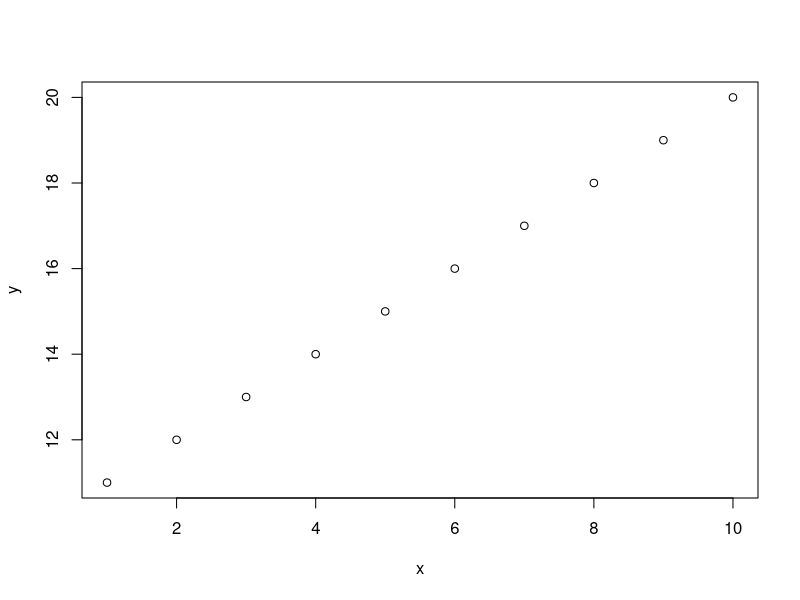
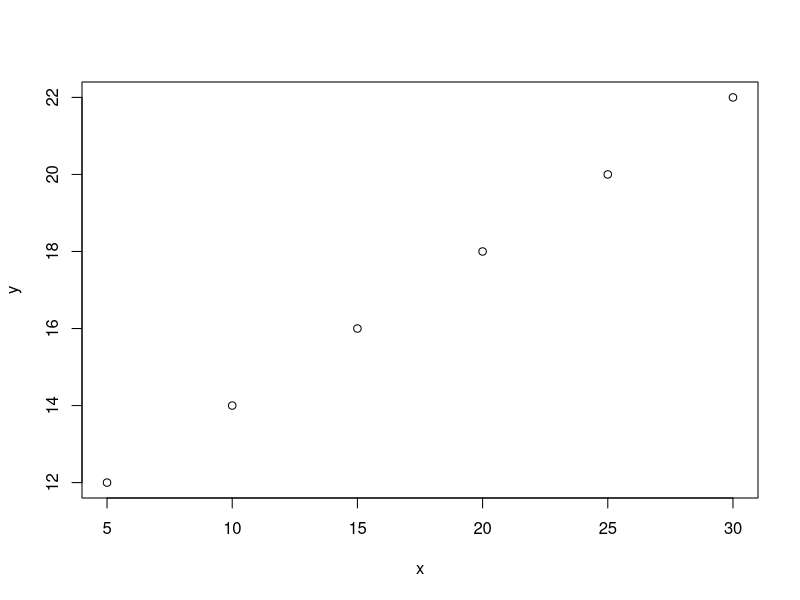
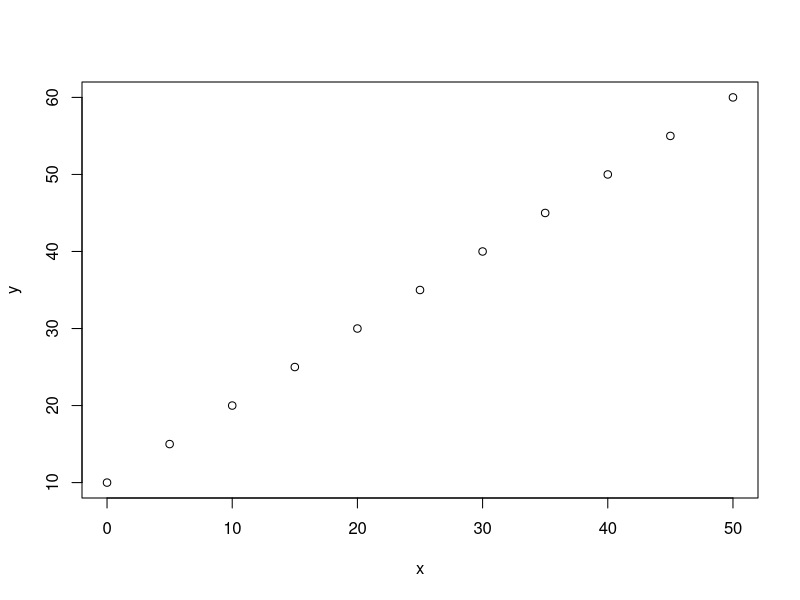
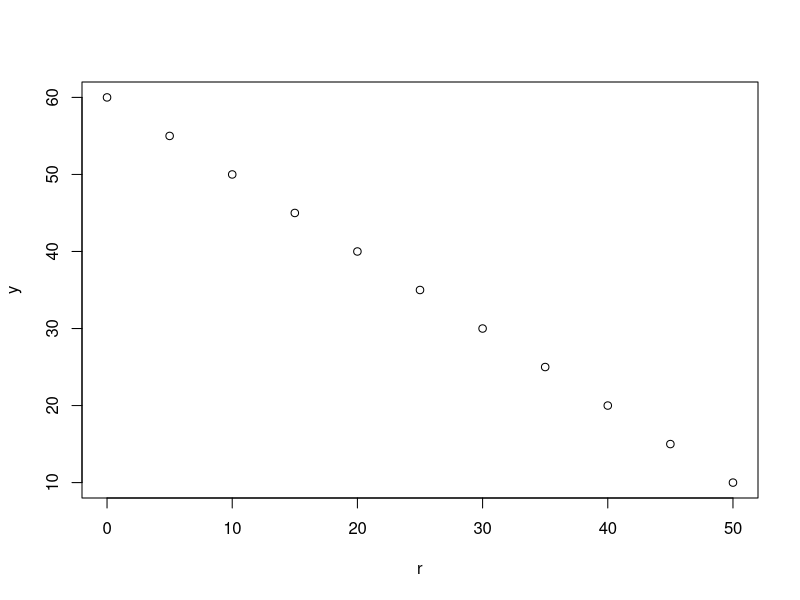
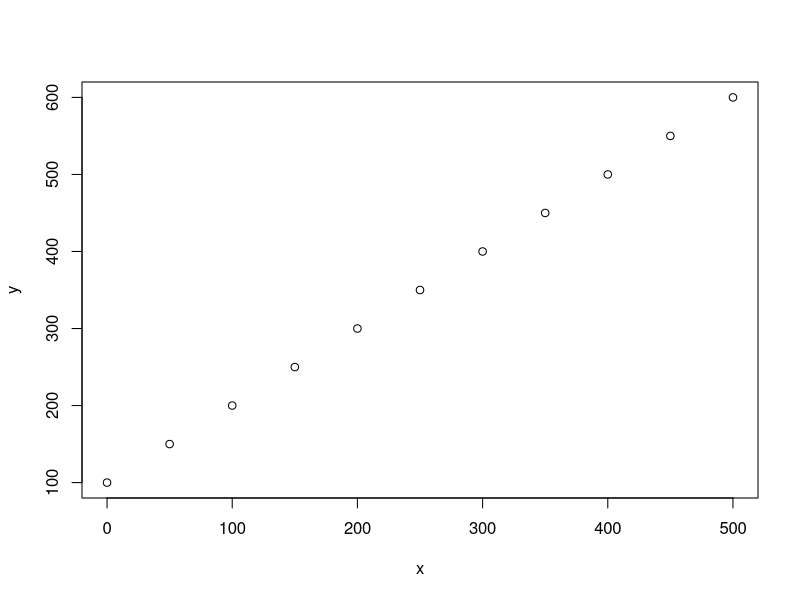
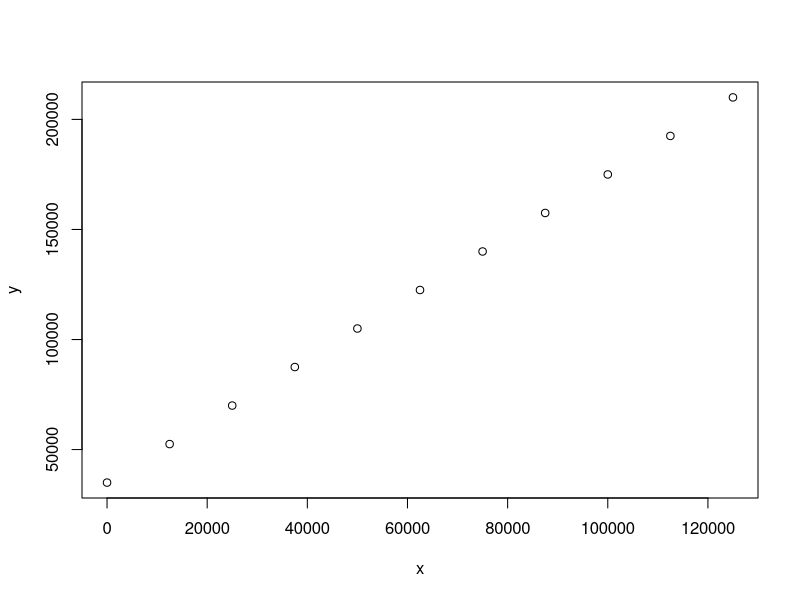
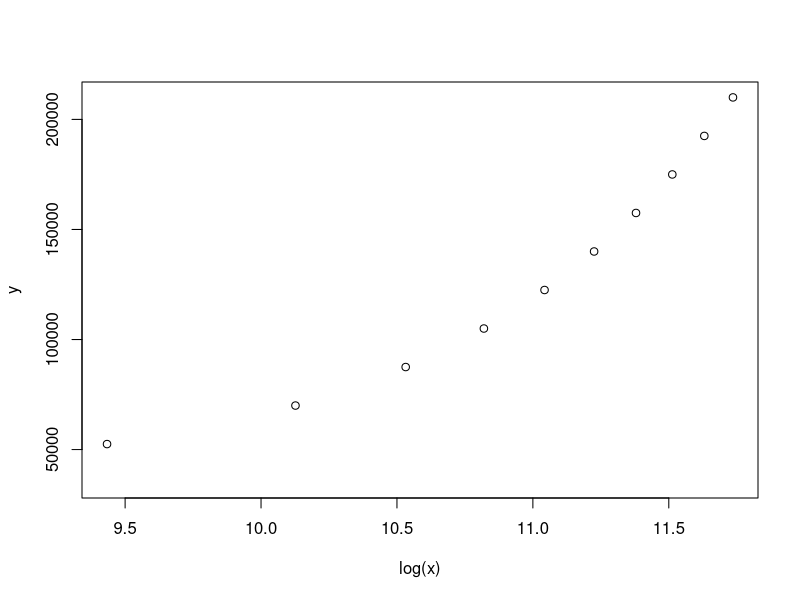
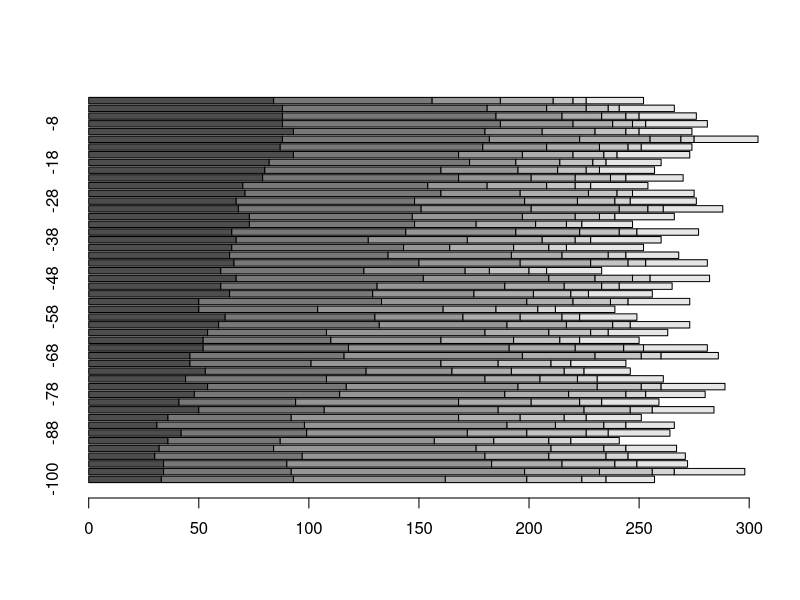

Generate these figures, in order, with R:
###Building code for APD Practical workshop.

#Reading and manipulating data.

#Vectors

x = 5
y = 6

#Can also be multiple things.

x = 1:10
y = 11:20

plot(x, y)

#Key function, concatinate c()

#Basic structure c(thing, thing, thing, thing)

x = c(5,10,15,20,25,30)
y = c(12,14,16,18,20,22)

plot(x, y)

#We can also make charcater and logical vectors.

z = c("This", "is", "not", "a", "character", "vector")
t = c(TRUE, TRUE, FALSE, TRUE, TRUE, TRUE)

#These can interact and we can subset the one by the other by using [].

z[t == TRUE]

#This also works for numeric objects and we can pull a single value with x[position]

x[2]

#Tools for generating/manipulating vectors: sequence

#Basic structure is seq(first, last, by)

x = c(seq(0, 50, 5))
y = c(seq(10, 60, 5))

plot(x, y)

#This gives us sequences from 0-50 and 10-60 (respectively) by 5.

#These are easily reversed - rev(object)

r = rev(x)

plot(r, y)

#One of R's advantages is that you apply transformations evenly and explicitly.

x = x*10
y = y*10

plot(x, y)

#You can also derive statistics from vectors.

mean(x)
mean(y)
median(c(x, y))
mean(c(x,y))
max(x)
min(x)

#You can tranform a vector by the result of its own statistic.

x = x * mean(x)
y = y * mean(y)

plot(x, y)

#R executes the commands in the order that it reads them. Thus, you can use functions within other functions.

#Here, R will start the plot function, then use the log function "log(x)" on x create a plot against y.

plot(log(x), y)

#Vectors are useful, but a matrix is even more useful.

#Like vectors, we can conjure a matrix by explicitly defining it. We use 1:100 as the data and R fills a matrix with integers from 1-100. 

x = matrix(1:100, nrow = 10, ncol = 10)

#You can read portions of this data using []. The difference between a matrix and a vector is now you have a two-dimensional address [row, column]

x[4, 5]

#You can pull ranges of numbers as well

x[4:5, 5]

#You can pull entire rows by leaving the y (column) position empty

x[4, ]

#You can pull entire columns by leaving the x (row) position empty

x[ ,5]

#Quickly generating a random dataset.

#Here, we insert the sample() function into the matrix() function to make a 10 x 10 matrix of randomly selected values between 1:100.

RDM1234 = matrix( sample(1:100, 100, replace=TRUE), nrow = 10, ncol = 10)

#This could be a bit more realistic, let's give some probability distributions to it.

#This requires a bit of planning. We want more of some elements (1-5) and less of other elements (6-10). First fifty draws are going up per row of 10, second fifty are going down...

RDM1234[ ,1:5] = sample(1:100, 50, replace = TRUE, prob = c(rep(0.1, 50), seq(0.51, 1, 0.01)))

RDM1234[ ,6:10] = sample(1:100, 50, replace = TRUE, prob = c(seq(0.51, 1, 0.01), rep(0.1, 50)))

#We can see the impact we're having by looking at the  means of every column. Here, we use handy functions that work well with matrices.

#apply() lets us use a function on each column of a dataset. Form is apply(dataset, column (2) or row (1), function name)

apply(RDM1234, 2, mean)

#This gives us a matrix with different overall volumes of our imaginary taxa, but we don't see any change with depth.

#rnorm() lets us do this, giving us random normal distribution with a moving average.

rnorm(50, c( seq(25, 50, 0.5)), sd=5)

#Still looks like we're building the dataset by individual columns. So, we need to define ranges for these values as well as sds.

#This means we need a table with 50 rows and three columns.

FAKE_ECO = matrix(nrow = 7, ncol = 3)

#Three hyper abundant types with high counts, two are increasing, one decreasing.

FAKE_ECO[1,]=c(30,90,5)
FAKE_ECO[2,]=c(50,90,8)
FAKE_ECO[3,]=c(90,20,12)

#Three less abundant types, all decreasing.

FAKE_ECO[4,]=c(30,20,5)
FAKE_ECO[5,]=c(25,10,2)
FAKE_ECO[6,]=c(10,5,0.2)

#One type deviating around average

FAKE_ECO[7,]=c(25,26,3)

#Make fake matrix

FAKE1234 = matrix(nrow = 50, ncol = 7)

#Fill fake matrix with rnorm data employing moving averages.

for(i in 1:ncol(FAKE1234)){
  FAKE1234[, i] = rnorm(nrow(FAKE1234), c(seq(FAKE_ECO[i,1], FAKE_ECO[i,2], length.out = nrow(FAKE1234))), FAKE_ECO[i,3])
}

#Since we are pretending that these are fake pollen counts, they need to be whole numbers.

FAKE1234 = ceiling(FAKE1234) #Rounding all values up to the nearest integer.

#Add some pretend depths

d = seq(-100,-2, 2) #Depths need to asend for plots to work.

#Make up pretend taxa

taxa = c("Alchornea", "Macaranga", "Syzygium", "Blighia", "Terminalia", "Tetrorchidium", "Nymphaea")

#Doctor up the matrix with depths and fake names.

row.names(FAKE1234) = d
colnames(FAKE1234) = taxa

#This basically works. We've made up a fake dataset!

barplot(t(FAKE1234), horiz = TRUE)

#We can use apply to get sums for each column and create percentages.

FAKEsum = apply(FAKE1234, 1, sum)

#It is worth thinking about how R does this. FAKEsum gives us a vector of sums for each column. 

### When we tell R to divide the FAKE1234 matrix by the FAKEsum vector, it starts at the first row, first column and divides it by the first row sum.
### Then, R moves to the second row  on the first column, dividing by the second row sum.
### This goes on until R gets to the bottom of the column, then it repeats this procedure for each column - cycling through the row sums each time.

#THIS IS IMPORTANT BECAUSE R PREFERS DATA ORGANIZED WITH VARIABLES BY COLUMNS - APD/NEOTOMA DATA IS SAMPLES BY COLUMNS!

FAKEpct = (FAKE1234/FAKEsum)*100

barplot(t(FAKEpct), horiz = TRUE)

#For base R, when we call plotting functions we can use any of the options in the plot() function generally. 
#Here, we add a title to the plot and change the orientation of the y axis labels.

barplot(t(FAKEpct), horiz = TRUE, main = "Fake Core Barplot by %", las=1)

#There are a few ways to get to know more about a given function.
#R Studio nicely brings up the functions options when you begin to enter the text. Type in "barplot" and add the first parentheses "("
#You should see the functions options at this point. For barplot, this suggestion is not very informative.

#The help() function is better. You can also use the "Help" tab in the lower-right window to get more informative results.

help("barplot")

#Functions are really just pre-packaged commands and the options within them allow us to set the conditions of the variables employed within the function.

#Because coding languages require us to act in a systematic fashion, we can use this to make ourselves more efficient. 
#We can make a simple function to calculate the percent of a table of typical pollen data.
#We imagine our possible conditions - tables oriented with taxa as columns or rows.
###We can accomodate multiple possible conditiosn with if() fucntions - we define a condition, then a set of actions within {}. Then we set the other condition.
#Notice that we set the values for necessary variables (flip_axis in this case) when defining the function. These variables then don't have to be defined later.

calculate_percent = function(x, flip_axis = FALSE){
  
  if(flip_axis == TRUE){
    
    x = as.matrix(t(x))
    row_sums = apply(x, 1, sum)
    percent = (x/row_sums)*100
    
  } else {
    
    row_sums = apply(x, 1, sum)
    percent = (x/row_sums)*100
    
  }
  percent
}

#Then we call the function and use the default settings since our table is taxa as columns.

calculate_percent(FAKE1234)

#When using functions, it is important to remember that the results need to be saved as an object in order for us to make use of them.

#We can make this dataset a bit more useful by making it a data frame object. 

FAKEpct = as.data.frame(calculate_percent(FAKE1234))

#R recognizes two kinds of matrix-style objects, which are basically tables.
#Remembering that R recognizes character, logical, and numeric data - a matrix can only contain one data type.
#A data frame can contain multiple data types. It also gives us new tools for navigating the data.

FAKEpct$Alchornea #Calls the Alchornea percents.
FAKEpct[,"Alchornea"] #This is how we call this data in the matrix.

#If you type "FAKEpct$", R Studio brings up all of the columns in your dataset. This can be navigated with the up and down arrows on your keyboard.

#This way, one can easily extract and plot key insights without much work.

plot(FAKEpct$Alchornea, row.names(FAKEpct))

points(FAKEpct$Syzygium, row.names(FAKEpct)) #Notice that we can add data to plots!

#We can fancy up the plots easily by changing plot options.

plot(FAKEpct$Alchornea, row.names(FAKEpct),
     type="o", 
     pch = 1,
     col = "red",
     main = "Fake Data, Alchornea vs. Syzygium",
     xlab = "Depth cm",
     ylab = "Percent of Pollen Sum")

points(FAKEpct$Syzygium, row.names(FAKEpct),
     type="o", 
     pch = 2,
     col = "blue")

#We can customize the plot quite a bit, if we know the right variables to modify.

plot(FAKEpct$Alchornea, row.names(FAKEpct),
     xlim = c(0,50),
     type="o", 
     pch = 1,
     col = "red",
     main = "Fake Data, Alchornea vs. Syzygium",
     xlab = "Depth cm",
     ylab = "Percent of Pollen Sum")

points(FAKEpct$Syzygium, row.names(FAKEpct),
      type="o", 
      pch = 2,
      col = "blue")

points(FAKEpct$Macaranga, row.names(FAKEpct),
      type="o", 
      pch = 3,
      col = "orange")

#We can look for relationships with some basic statistics. Co-variance is extremely simple. 

cov(FAKEpct$Alchornea, FAKEpct$Macaranga)

cov(FAKEpct$Alchornea, FAKEpct$Syzygium)

cov(FAKEpct$Alchornea, FAKEpct$Nymphaea)

### NEED TO THINK ABOUT WHERE WE ARE GOING HERE...

#Other big topics that would be useful
  #Reading and saving data.

MBALA = read.csv("cores/MBALA.csv", header = TRUE)

#Couple ways to read in data, both require specifics for file type.

#Note that the file path begins at the working directory. 

MBALA = read.table("cores/MBALA.csv", header = TRUE, sep = ",")

#Call the object with the Mbalang .csv from Neotoma.

MBALA

#We want just the pollen counts and names, so we use what we know about navigating matrices to find the right starting row/column.
#Use some informative functions to find other values. This can be entered manually, but the code is more portable when it uses functions.

MBALA_pollen = MBALA[7:nrow(MBALA), 6:ncol(MBALA)]

#We isolate the taxonomic info so we can use it later. This includes the "group" info, which we can use for plotting.

MBALA_taxa = MBALA[7:nrow(MBALA),1:2]

#R read the file as a data.frame with character variables. This happens when columns include a mix of numbers and characters.
#The subseet we created is classed the same way. We can confirm this.

class(MBALA_pollen)

#Let's check the individual columns.

class(MBALA_pollen[,1])

#We can use sapply and check all columns.
#Note that we already used apply(), where we had to define which direction to run the function (rows vs columns). The sapply() function defaults to columns.

sapply(MBALA_pollen, class)

#This won't do, so we use apply to make MBALA_pollen numeric. We wrap this in a function that preserves its status as a data.frame

MBALA_num = as.data.frame (apply (MBALA_pollen, 2, as.numeric))

#Let's check this to make sure it's numeric.

sapply(MBALA_num, class)

#If we look at the data, we see there's lots of NAs where the blank values were. Let's make these 0s, which is appropriate in this case.

head(MBALA_num)

MBALA_num[is.na(MBALA_num)] = 0

head(MBALA_num)

#Good. Let's add taxa names for the rows.

row.names(MBALA_num) = MBALA_taxa$name

#Great, we've got numeric data. Let's get on with calculating percents.

#We will sum by taxonomic groups later and get a proper AP sum - for now, let's just get all these values as %.

#Warining, what we are going to do will LOOK right, but it won't work.

MBALA_sum = apply(MBALA_num, 2, sum)

MBALA_pct = (MBALA_num / MBALA_sum) *100

#Let's check to see that each sample's % adds up to 100.

sapply(MBALA_pct, sum)

#Whoops. Looks like they do not. Remember, R divides each column of MBALA_num by each value of MBALA_sum iteratively.

#We can transpose the dataset. Notice that I am again retaining the data.frame setup. Some commands will change the matrix class (t, as.numeric).

tMBALA = data.frame (t (MBALA_num))

#Now we calculate percents.

MBALA_sum = apply(tMBALA, 1, sum) #We use rows this time since table is transposed!

MBALA_pct = (tMBALA / MBALA_sum) *100 

#Let's check the rows sums.

apply(MBALA_pct, 1, sum) 

#We can also use our custom function.

MBALA_pct = as.data.frame( calculate_percent (MBALA_num, flip_axis = TRUE) )

#Check the results. 

apply(MBALA_pct, 1, sum)

#Subsetting and summarizing by ecological data.

###Buildout for making random pollen data table.

FAKE_taxa = c("Cyperaceae undiff.", "Typha", "Poaceae", "Alchornea", "Macaranga", "Celtis", "Blighia", "Sapotaceae undiff.", "Guibourtia demeusei")

FAKE_depth = seq(-200, -2, 2)
FAKEmin = c(40, 10, 20, 80, 50, 30, 5, 10, 5)
FAKEmax = c(10, 2, 50, 20, 10, 20, 15, 20, 25)
FAKEsd = c(5, 1, 10, 20, 15, 5, 2, 5, 2)

FAKE1234 = matrix(nrow = 100, ncol = length(FAKE_taxa))

for(i in 1:ncol(FAKE1234)){
  FAKE1234[, i] = rnorm(nrow(FAKE1234), c(seq(FAKEmin[i], FAKEmax[i], length.out = nrow(FAKE1234))), FAKEsd[i])
}

FAKE1234 = abs( ceiling(FAKE1234) ) #Using abs() to scrub negative values. 

colnames(FAKE1234) = FAKE_taxa
row.names(FAKE1234) = FAKE_depth

FAKEsum = apply(FAKE1234, 1, sum)

FAKEpct = (FAKE1234/FAKEsum)*100

row.names(FAKEpct) = FAKE_depth

barplot(t(FAKEpct), horiz = TRUE)

barplot(t(FAKEpct), horiz = TRUE, main = "Fake Core Barplot by %", las=1)

write.csv(FAKE1234[100:1,], "FAKE1234.csv", row.names = TRUE)

#Some fake botanical and ecological details.

FAKE_taxa = c("Cyperaceae undiff.", "Typha", "Poaceae", "Alchornea", "Macaranga", "Celtis", "Blighia", "Sapotaceae undiff.", "Guibourtia demeusei")

FAKE_fmly = c("CYPERACEAE", "TYPHACEAE", "POACEAE", "EUPHORBIACEAE", "EUPHORBIACEAE", "CANNABACEAE", "SAPINDACEAE", "SAPOTACEAE", "FABACEAE")
FAKE_plty = c("N", "N", "N", "TRSH", "TRSH", "TRSH", "TRSH", "TRSH", "TRSH")
FAKE_ecol = c("Wetland", "Wetland", "Grasses", "Pioneers", "Pioneers", "semi-deciduous rain forest", "tropical rain forest", "tropical rain forest", "flooded rain forest")

FAKE_details = cbind(FAKE_taxa, FAKE_fmly, FAKE_plty, FAKE_ecol)

write.csv(FAKE_details, "FAKE_taxa.csv")
